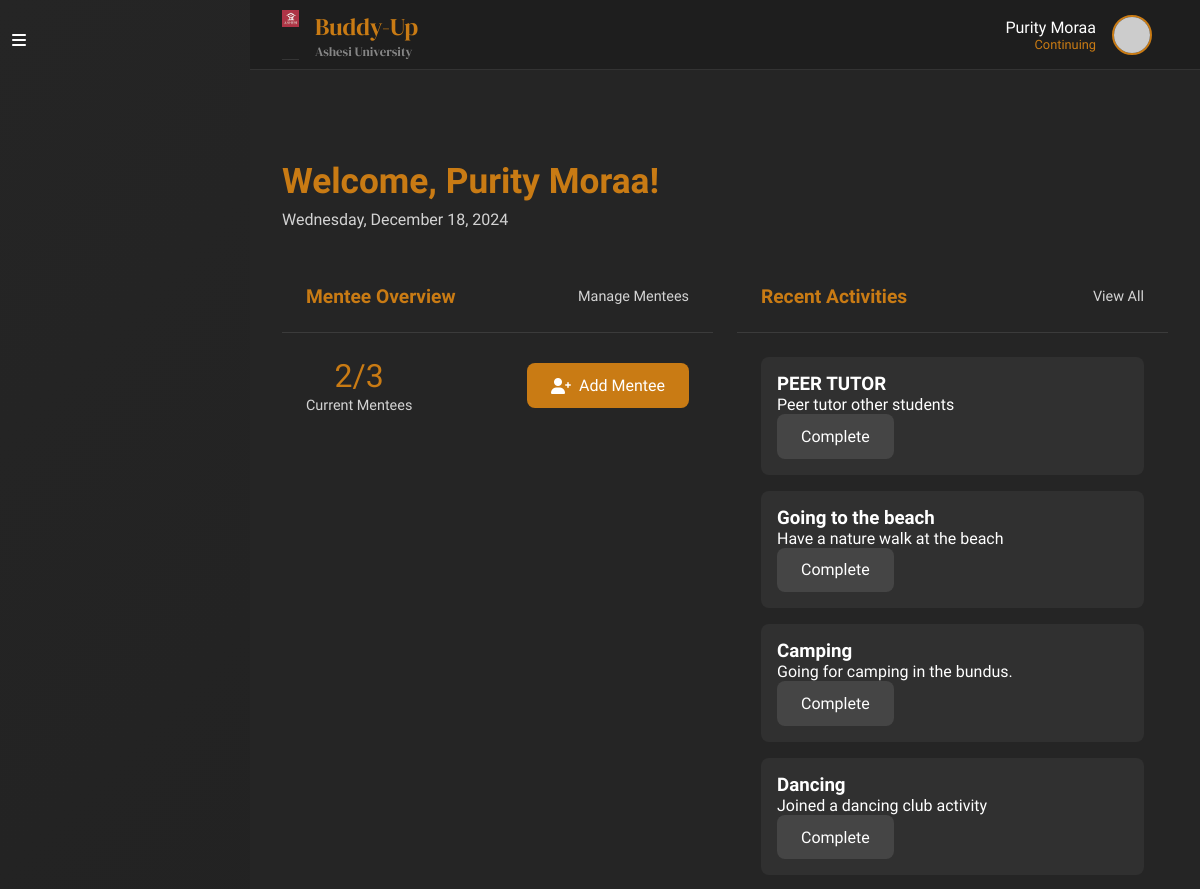
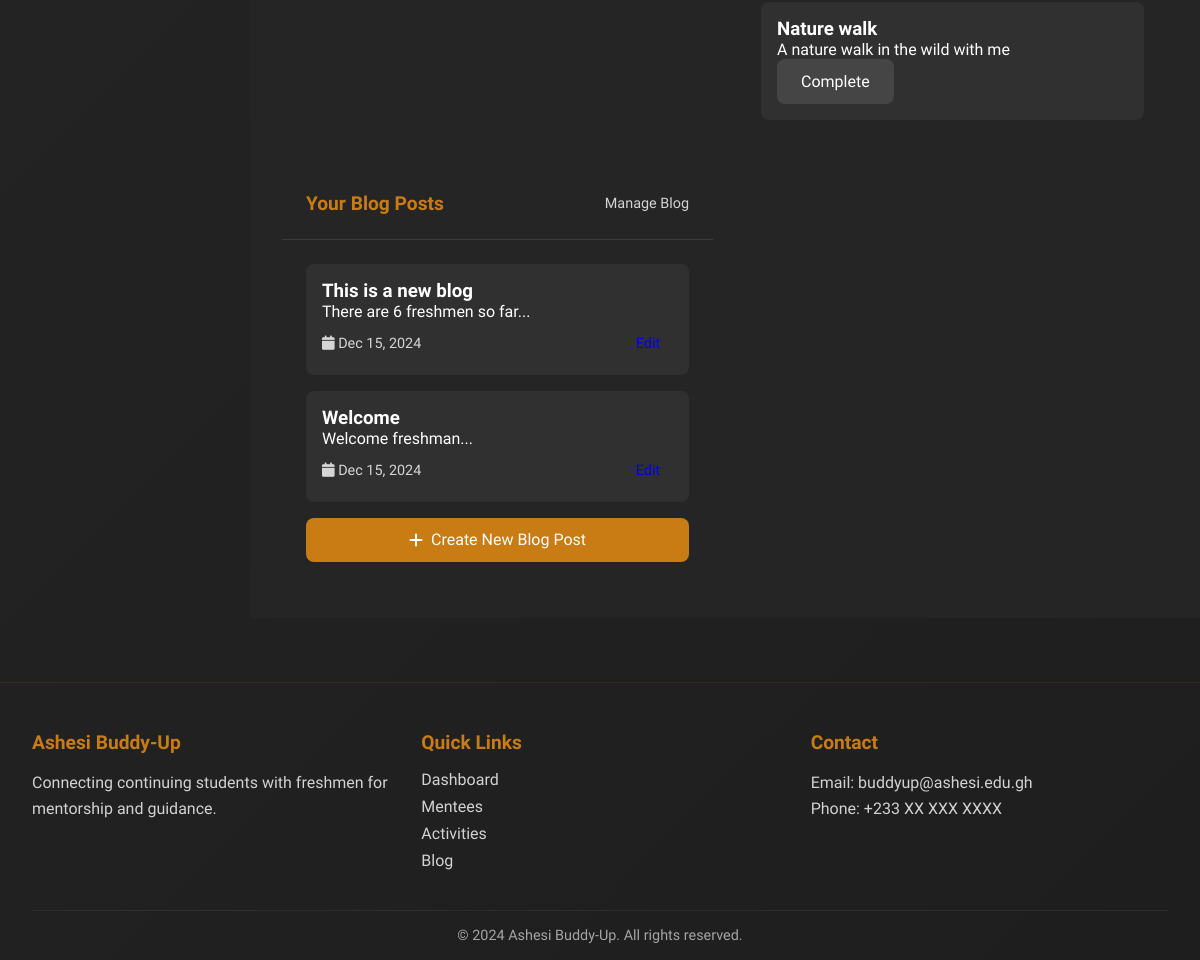
The app's page /dashboard/student (signed in) with its own data (2 pictures, top to bottom).
### tables this page shows
CREATE TABLE `continuing_student_details` (
  `continuing_id` int(11) NOT NULL,
  `user_id` int(11) DEFAULT NULL,
  `avatar_url` varchar(255) DEFAULT NULL,
  `full_name` varchar(255) NOT NULL,
  `student_id` varchar(8) DEFAULT NULL,
  `age` int(11) DEFAULT NULL,
  `gender` enum('Male','Female','Other') DEFAULT NULL,
  `major` varchar(100) DEFAULT NULL,
  `nationality` varchar(100) DEFAULT NULL,
  `hobby` text DEFAULT NULL,
  `fun_fact` text DEFAULT NULL
);

CREATE TABLE `activities` (
  `activity_id` int(11) NOT NULL,
  `activity_name` varchar(255) NOT NULL,
  `semester` varchar(50) DEFAULT NULL,
  `description` text DEFAULT NULL,
  `created_by` int(11) DEFAULT NULL,
  `creation_date` timestamp NOT NULL DEFAULT current_timestamp(),
  `last_modified` datetime DEFAULT current_timestamp() ON UPDATE current_timestamp()
);

CREATE TABLE `blog_posts` (
  `post_id` int(11) NOT NULL,
  `user_id` int(11) DEFAULT NULL,
  `title` varchar(255) NOT NULL,
  `content` text NOT NULL,
  `created_at` timestamp NOT NULL DEFAULT current_timestamp(),
  `updated_at` timestamp NOT NULL DEFAULT current_timestamp() ON UPDATE current_timestamp()
);

### dashboard/student/index.php (the view, shortened to what this page needs)
<?php
require_once '../../db/database.php';
$user_id = $_SESSION['user_id'];
$user_details = [];
$mentee_count = 0;
$recent_activities = [];
$recent_blogs = [];
try {
    $stmt = $pdo->prepare("
        SELECT c.full_name, c.avatar_url, c.student_id, c.major, c.nationality, c.hobby, c.fun_fact, u.email
        FROM users u
        JOIN continuing_student_details c ON u.user_id = c.user_id
        WHERE u.user_id = ?
    ");
    $stmt->execute([$user_id]);
    $user_details = $stmt->fetch(PDO::FETCH_ASSOC);
    $stmt = $pdo->prepare("
        SELECT COUNT(*) as mentee_count
        FROM mentorship
        WHERE continuing_id = ? AND status = 'active'
    ");
    $stmt->execute([$user_id]);
    $mentee_count = $stmt->fetchColumn();
    $stmt = $pdo->prepare("
        SELECT a.activity_id, a.activity_name, a.description, ca.completion_date
        FROM activities a
        LEFT JOIN activity_completions ca ON a.activity_id = ca.activity_id AND ca.mentorship_id = ?
        ORDER BY a.creation_date DESC LIMIT 5
    ");
    $stmt->execute([$user_id]);
    $recent_activities = $stmt->fetchAll(PDO::FETCH_ASSOC);
    $stmt = $pdo->prepare("
        SELECT b.post_id, b.title, b.content, b.created_at
        FROM blog_posts b
        WHERE b.user_id = ?
        ORDER BY b.created_at DESC LIMIT 3
    ");
    $stmt->execute([$user_id]);
    $recent_blogs = $stmt->fetchAll(PDO::FETCH_ASSOC);
} catch (PDOException $e) {
    error_log("Error: " . $e->getMessage());
    $_SESSION['error'] = "An error occurred while loading your dashboard.";
} catch (Exception $e) {
    error_log("Error: " . $e->getMessage());
    $_SESSION['error'] = $e->getMessage();
}
include '../includes/header.php';
include '../includes/sidebar.php';
?>
<div class="main-content">
    <div class="dashboard-welcome">
        <h1>Welcome, <?php echo htmlspecialchars($user_details['full_name'] ?? 'Student'); ?>!</h1>
        <p class="date"><?php echo date('l, F j, Y'); ?></p>
    </div>
    <div class="dashboard-grid">
        <div class="dashboard-card">
            <div class="card-header">
                <h2>Mentee Overview</h2>
                <a href="mentees/" class="view-all">Manage Mentees</a>
            </div>
            <div class="card-content">
                <div class="mentee-stats">
                    <div class="stat-item">
                        <span class="stat-number"><?php echo $mentee_count; ?>/3</span>
                        <span class="stat-label">Current Mentees</span>
                    </div>
                    <?php if ($mentee_count < 3): ?>
                        <a href="mentees/" class="btn btn-primary">
                            <i class="fas fa-user-plus"></i> Add Mentee
                        </a>
                    <?php endif; ?>
                </div>
            </div>
        </div>
        <div class="dashboard-card">
            <div class="card-header">
                <h2>Recent Activities</h2>
                <a href="activities/" class="view-all">View All</a>
            </div>
            <div class="card-content">
                <?php if (!empty($recent_activities)): ?>
                    <div class="activity-list">
                        <?php foreach ($recent_activities as $activity): ?>
                            <div class="activity-item">
                                <div class="activity-info">
                                    <h3><?php echo htmlspecialchars($activity['activity_name']); ?></h3>
                                    <p><?php echo htmlspecialchars($activity['description']); ?></p>
                                </div>
                                <?php if ($activity['completion_date']): ?>
                                    <span class="status completed">Completed</span>
                                <?php else: ?>
                                    <a href="activities/index.php?id=<?php echo $activity['activity_id']; ?>" class="btn btn-secondary">Complete</a>
                                <?php endif; ?>
                            </div>
                        <?php endforeach; ?>
                    </div>
                <?php else: ?>
                    <p class="no-data">No activities available</p>
                <?php endif; ?>
            </div>
        </div>
        <div class="dashboard-card">
            <div class="card-header">
                <h2>Your Blog Posts</h2>
                <a href="blog/" class="view-all">Manage Blog</a>
            </div>
            <div class="card-content">
                <?php if (!empty($recent_blogs)): ?>
                    <div class="blog-list">
                        <?php foreach ($recent_blogs as $blog): ?>
                            <div class="blog-item">
                                <h3><?php echo htmlspecialchars($blog['title']); ?></h3>
                                <p><?php echo substr(htmlspecialchars($blog['content']), 0, 100) . '...'; ?></p>
                                <div class="blog-meta">
                                    <span class="date">
                                        <i class="fas fa-calendar"></i>
                                        <?php echo date('M j, Y', strtotime($blog['created_at'])); ?>
                                    </span>
                                    <a href="blog/edit.php?id=<?php echo $blog['post_id']; ?>"
                                       class="btn btn-small">Edit</a>
                                </div>
                            </div>
                        <?php endforeach; ?>
                    </div>
                <?php else: ?>
                    <p class="no-data">No blog posts yet</p>
                <?php endif; ?>
                <a href="blog/create.php" class="btn btn-primary create-blog">
                    <i class="fas fa-plus"></i> Create New Blog Post
                </a>
            </div>
        </div>
    </div>
</div>
<?php include '../includes/footer.php'; ?>

### dashboard/includes/header.php (shortened to what this page needs)
<!DOCTYPE html>
<html lang="en">
<head>
    <link href="https://cdnjs.cloudflare.com/ajax/libs/font-awesome/6.0.0/css/all.min.css" rel="stylesheet">
</head>
<body>
    <header class="main-header">
        <div class="header-left">
            <div class="brand-section">
                <img src="../../assets/img/logo.png" alt="Logo" class="logo">
                <div class="brand-text">
                    Buddy-Up
                    <small>Ashesi University</small>
                </div>
            </div>
        </div>
        <div class="header-right">
            <div class="user-profile" onclick="toggleDropdown()">
                <div class="user-info">
                    <div class="user-name"><?php echo htmlspecialchars($_SESSION['full_name'] ?? 'User'); ?></div>
                    <div class="user-role"><?php echo htmlspecialchars($_SESSION['role'] ?? ''); ?></div>
                </div>
                <div class="user-avatar">
                    <img src="<?php echo htmlspecialchars($_SESSION['avatar_url'] ?? '../../assets/img/default-avatar.png'); ?>"
                         alt="Profile Avatar">
                </div>
            </div>
        </div>
    </header>
</body>
</html>

### dashboard/includes/sidebar.php (shortened to what this page needs)
<div class="sidebar" id="sidebar">
    <div class="sidebar-toggle" onclick="toggleSidebar()">
        <i class="fas fa-bars"></i>
    </div>
</div>

### dashboard/includes/footer.php (shortened to what this page needs)
<footer class="footer">
        <div class="footer-content">
            <div class="footer-section">
                <h3>Ashesi Buddy-Up</h3>
                <p>Connecting continuing students with freshmen for mentorship and guidance.</p>
            </div>
            <div class="footer-section">
                <h3>Quick Links</h3>
                <ul>
                    <li><a href="../../index.html">Dashboard</a></li>
                    <li><a href="../student/mentees/index.php">Mentees</a></li>
                    <li><a href="../student/activities/index.php">Activities</a></li>
                    <li><a href="../student/blog/index.php">Blog</a></li>
                </ul>
            </div>
            <div class="footer-section">
                <h3>Contact</h3>
                <p>Email: buddyup@ashesi.edu.gh</p>
                <p>Phone: +233 XX XXX XXXX</p>
            </div>
        </div>
        <div class="footer-bottom">
            <p>&copy; <?php echo date('Y'); ?> Ashesi Buddy-Up. All rights reserved.</p>
        </div>
    </footer>
</body>
</html>

### dashboard/includes/header.php (style rules this page uses)
:root { --darker-bg: #121212; --dark-bg: #1E1E1E; --medium-bg: #252525; --light-bg: #2D2D2D; --lighter-bg: #333333; --text-primary: #FFFFFF; --text-secondary: #B3B3B3; --text-muted: #808080; --accent-orange: #C97B14; --accent-orange-light: #E69B3A; --accent-orange-dark: #A66610; --sidebar-width: 250px; --header-height: 70px; }
* { margin: 0; padding: 0; box-sizing: border-box; }
body { font-family: "Arimo", sans-serif; background-color: var(--medium-bg); color: var(--text-primary); min-height: 100vh; }
.main-header { position: fixed; top: 0; left: var(--sidebar-width); right: 0; height: var(--header-height); background: var(--dark-bg); display: flex; justify-content: space-between; align-items: center; padding: 0 2rem; z-index: 1000; border-bottom: 1px solid var(--lighter-bg); }
.header-left { display: flex; align-items: center; gap: 2rem; }
.brand-section { display: flex; align-items: center; gap: 1rem; }
.logo { height: 50px; width: auto; }
.brand-text { font-family: 'DM Serif Display', serif; color: var(--accent-orange); font-size: 1.5rem; display: flex; flex-direction: column; }
.brand-text small { font-size: 0.8rem; color: var(--text-secondary); opacity: 0.7; }
.header-right { display: flex; align-items: center; gap: 2rem; }
.user-profile { display: flex; align-items: center; gap: 1rem; padding: 0.5rem 1rem; border-radius: 30px; background: var(--card-bg); cursor: pointer; transition: all 0.3s ease; }
.user-info { text-align: right; }
.user-name { color: var(--text-primary); font-weight: 500; font-size: 1rem; }
.user-role { color: var(--accent-orange); font-size: 0.8rem; }
.user-avatar { width: 40px; height: 40px; border-radius: 50%; border: 2px solid var(--accent-orange); overflow: hidden; }
.user-avatar img { width: 100%; height: 100%; object-fit: cover; }
.main-content { margin-top: var(--header-height); margin-left: var(--sidebar-width); min-height: calc(100vh - var(--header-height)); padding: 2rem; background: var(--medium-bg); }
.main-content::before { content: ''; position: fixed; top: 0; left: 0; right: 0; bottom: 0; background: linear-gradient(135deg, var(--medium-bg), var(--dark-bg)); z-index: -1; }

### dashboard/includes/sidebar.php (style rules this page uses)
.sidebar { position: fixed; left: -250px; top: 0; bottom: 0; width: var(--sidebar-width); background: var(--dark-gray); padding: 1.5rem; display: flex; flex-direction: column; z-index: 1000; border-right: 1px solid rgba(201, 123, 20, 0.1); transition: left 0.3s ease; }
.sidebar-toggle { position: absolute; right: -40px; top: 20px; width: 40px; height: 40px; background: var(--dark-gray); border-radius: 0 8px 8px 0; display: flex; align-items: center; justify-content: center; cursor: pointer; color: var(--white); }
.main-content { margin-left: 40px; transition: margin-left 0.3s ease; }
.logo { display: flex; align-items: center; gap: 1rem; padding-bottom: 2rem; border-bottom: 1px solid rgba(255, 255, 255, 0.1); }

### dashboard/includes/footer.php (style rules this page uses)
.footer { background: var(--dark-gray); padding: 3rem 2rem 1rem; margin-top: 4rem; border-top: 1px solid rgba(201, 123, 20, 0.1); }
.footer-content { max-width: 1200px; margin: 0 auto; display: grid; grid-template-columns: repeat(auto-fit, minmax(250px, 1fr)); gap: 2rem; }
.footer-section h3 { color: var(--accent-orange); margin-bottom: 1rem; font-size: 1.2rem; }
.footer-section p { color: var(--white); opacity: 0.8; line-height: 1.6; }
.footer-section ul { list-style: none; padding: 0; }
.footer-section ul li { margin-bottom: 0.5rem; }
.footer-section ul li a { color: var(--white); text-decoration: none; opacity: 0.8; transition: opacity 0.3s ease; }
.footer-bottom { margin-top: 2rem; padding-top: 1rem; border-top: 1px solid rgba(255, 255, 255, 0.1); text-align: center; color: var(--white); opacity: 0.6; font-size: 0.9rem; }

### records on screen
continuing_student_details: full_name "Purity Moraa"
activities: activity_name "PEER TUTOR", description "Peer tutor other students"
activities: activity_name "Going to the beach", description "Have a nature walk at the beach"
activities: activity_name "Camping", description "Going for camping in the bundus."
activities: activity_name "Dancing", description "Joined a dancing club activity"
activities: activity_name "Nature walk", description "A nature walk in the wild with me"
blog_posts: title "This is a new blog", content "There are 6 freshmen so far", created_at "Dec 15, 2024"
blog_posts: title "Welcome", content "Welcome freshman", created_at "Dec 15, 2024"

### other values on screen
$_SESSION['full_name'] "Purity Moraa"
$_SESSION['role'] "Continuing"
$mentee_count "2"
